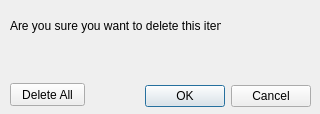
<?xml version="1.0" encoding="UTF-8"?>
<ui version="4.0">
 <class>WarnWindow</class>
 <widget class="QDialog" name="WarnWindow">
  <property name="geometry">
   <rect>
    <x>0</x>
    <y>0</y>
    <width>320</width>
    <height>114</height>
   </rect>
  </property>
  <property name="windowTitle">
   <string>Warning</string>
  </property>
  <widget class="QDialogButtonBox" name="buttonBox">
   <property name="geometry">
    <rect>
     <x>140</x>
     <y>80</y>
     <width>171</width>
     <height>32</height>
    </rect>
   </property>
   <property name="orientation">
    <enum>Qt::Horizontal</enum>
   </property>
   <property name="standardButtons">
    <set>QDialogButtonBox::Cancel|QDialogButtonBox::Ok</set>
   </property>
  </widget>
  <widget class="QPushButton" name="pushButton">
   <property name="geometry">
    <rect>
     <x>10</x>
     <y>83</y>
     <width>75</width>
     <height>23</height>
    </rect>
   </property>
   <property name="text">
    <string>Delete All</string>
   </property>
  </widget>
  <widget class="QLabel" name="label">
   <property name="geometry">
    <rect>
     <x>10</x>
     <y>10</y>
     <width>211</width>
     <height>31</height>
    </rect>
   </property>
   <property name="text">
    <string>Are you sure you want to delete this item?</string>
   </property>
  </widget>
  <widget class="QLabel" name="label_2">
   <property name="geometry">
    <rect>
     <x>230</x>
     <y>10</y>
     <width>81</width>
     <height>71</height>
    </rect>
   </property>
   <property name="text">
    <string/>
   </property>
   <property name="pixmap">
    <pixmap>Warn.png</pixmap>
   </property>
   <property name="scaledContents">
    <bool>true</bool>
   </property>
  </widget>
 </widget>
 <resources/>
 <connections>
  <connection>
   <sender>buttonBox</sender>
   <signal>accepted()</signal>
   <receiver>WarnWindow</receiver>
   <slot>accept()</slot>
   <hints>
    <hint type="sourcelabel">
     <x>248</x>
     <y>254</y>
    </hint>
    <hint type="destinationlabel">
     <x>157</x>
     <y>274</y>
    </hint>
   </hints>
  </connection>
  <connection>
   <sender>buttonBox</sender>
   <signal>rejected()</signal>
   <receiver>WarnWindow</receiver>
   <slot>reject()</slot>
   <hints>
    <hint type="sourcelabel">
     <x>316</x>
     <y>260</y>
    </hint>
    <hint type="destinationlabel">
     <x>286</x>
     <y>274</y>
    </hint>
   </hints>
  </connection>
 </connections>
</ui>
